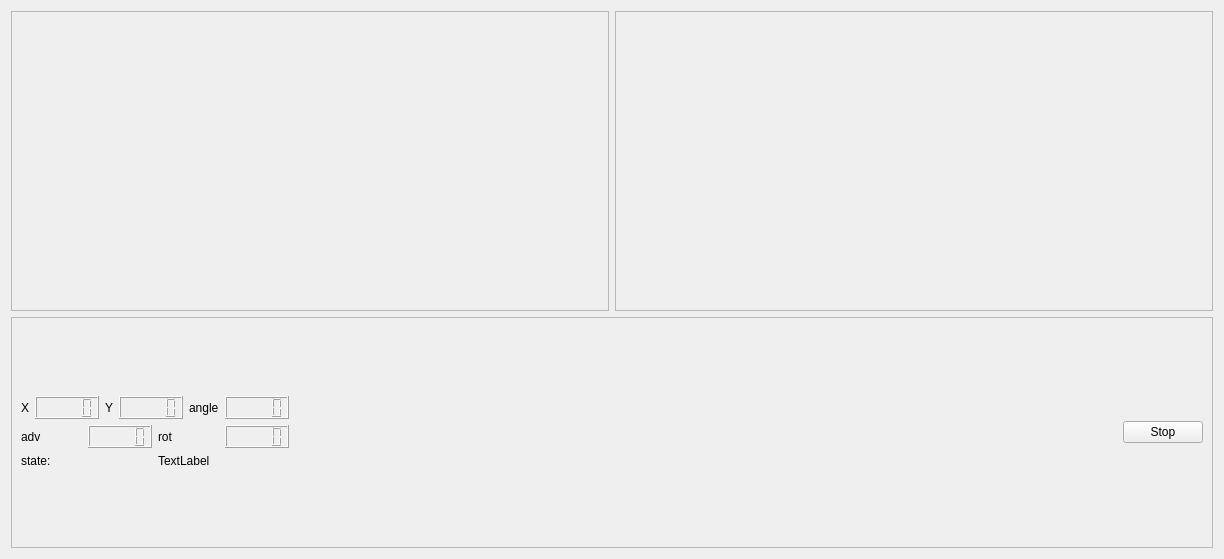
<?xml version="1.0" encoding="UTF-8"?>
<!-- Purpose: Qt Designer UI describing the main Localiser dialog. Contains the
    viewer frame, controls and layout used by the `SpecificWorker` GUI. -->
<ui version="4.0">
 <class>guiDlg</class>
 <widget class="QWidget" name="guiDlg">
  <property name="geometry">
   <rect>
    <x>0</x>
    <y>0</y>
    <width>1224</width>
    <height>559</height>
   </rect>
  </property>
  <property name="windowTitle">
   <string>Localiser</string>
  </property>
  <layout class="QVBoxLayout" name="verticalLayout_6">
   <item>
    <layout class="QVBoxLayout" name="verticalLayout_5">
     <item>
      <layout class="QHBoxLayout" name="horizontalLayout_17">
       <item>
        <widget class="QFrame" name="frame">
         <property name="sizePolicy">
          <sizepolicy hsizetype="Expanding" vsizetype="Preferred">
           <horstretch>0</horstretch>
           <verstretch>0</verstretch>
          </sizepolicy>
         </property>
         <property name="minimumSize">
          <size>
           <width>500</width>
           <height>300</height>
          </size>
         </property>
         <property name="frameShape">
          <enum>QFrame::StyledPanel</enum>
         </property>
         <property name="frameShadow">
          <enum>QFrame::Raised</enum>
         </property>
        </widget>
       </item>
       <item>
        <widget class="QFrame" name="frame_room">
         <property name="sizePolicy">
          <sizepolicy hsizetype="Expanding" vsizetype="Preferred">
           <horstretch>0</horstretch>
           <verstretch>0</verstretch>
          </sizepolicy>
         </property>
         <property name="minimumSize">
          <size>
           <width>500</width>
           <height>300</height>
          </size>
         </property>
         <property name="frameShape">
          <enum>QFrame::StyledPanel</enum>
         </property>
         <property name="frameShadow">
          <enum>QFrame::Raised</enum>
         </property>
        </widget>
       </item>
      </layout>
     </item>
     <item>
      <widget class="QFrame" name="frame_2">
       <property name="sizePolicy">
        <sizepolicy hsizetype="Minimum" vsizetype="Preferred">
         <horstretch>0</horstretch>
         <verstretch>0</verstretch>
        </sizepolicy>
       </property>
       <property name="frameShape">
        <enum>QFrame::StyledPanel</enum>
       </property>
       <property name="frameShadow">
        <enum>QFrame::Raised</enum>
       </property>
       <layout class="QVBoxLayout" name="verticalLayout_2">
        <item>
         <layout class="QHBoxLayout" name="horizontalLayout_18">
          <item>
           <layout class="QVBoxLayout" name="verticalLayout">
            <item>
             <layout class="QHBoxLayout" name="horizontalLayout_7">
              <item>
               <layout class="QHBoxLayout" name="horizontalLayout_2">
                <item>
                 <widget class="QLabel" name="label">
                  <property name="text">
                   <string>X</string>
                  </property>
                 </widget>
                </item>
                <item>
                 <widget class="QLCDNumber" name="lcdNumber_mindist">
                  <property name="font">
                   <font>
                    <bold>true</bold>
                   </font>
                  </property>
                 </widget>
                </item>
               </layout>
              </item>
              <item>
               <layout class="QHBoxLayout" name="horizontalLayout_3">
                <item>
                 <widget class="QLabel" name="label_2">
                  <property name="text">
                   <string>Y</string>
                  </property>
                 </widget>
                </item>
                <item>
                 <widget class="QLCDNumber" name="lcdNumber_minangle">
                  <property name="font">
                   <font>
                    <bold>true</bold>
                   </font>
                  </property>
                 </widget>
                </item>
               </layout>
              </item>
              <item>
               <layout class="QHBoxLayout" name="horizontalLayout_6">
                <item>
                 <widget class="QLabel" name="label_3">
                  <property name="text">
                   <string>angle</string>
                  </property>
                 </widget>
                </item>
                <item>
                 <widget class="QLCDNumber" name="lcdNumber_minangle_2">
                  <property name="font">
                   <font>
                    <bold>true</bold>
                   </font>
                  </property>
                 </widget>
                </item>
               </layout>
              </item>
             </layout>
            </item>
            <item>
             <layout class="QHBoxLayout" name="horizontalLayout_8">
              <item>
               <layout class="QHBoxLayout" name="horizontalLayout_4">
                <item>
                 <widget class="QLabel" name="label_4">
                  <property name="text">
                   <string>adv</string>
                  </property>
                 </widget>
                </item>
                <item>
                 <widget class="QLCDNumber" name="lcdNumber_adv"/>
                </item>
               </layout>
              </item>
              <item>
               <layout class="QHBoxLayout" name="horizontalLayout_5">
                <item>
                 <widget class="QLabel" name="label_5">
                  <property name="text">
                   <string>rot</string>
                  </property>
                 </widget>
                </item>
                <item>
                 <widget class="QLCDNumber" name="lcdNumber_rot"/>
                </item>
               </layout>
              </item>
             </layout>
            </item>
            <item>
             <layout class="QHBoxLayout" name="horizontalLayout">
              <item>
               <widget class="QLabel" name="label_state_name">
                <property name="text">
                 <string>state:</string>
                </property>
               </widget>
              </item>
              <item>
               <widget class="QLabel" name="label_state">
                <property name="text">
                 <string>TextLabel</string>
                </property>
               </widget>
              </item>
             </layout>
            </item>
           </layout>
          </item>
          <item>
           <spacer name="horizontalSpacer">
            <property name="orientation">
             <enum>Qt::Horizontal</enum>
            </property>
            <property name="sizeHint" stdset="0">
             <size>
              <width>40</width>
              <height>20</height>
             </size>
            </property>
           </spacer>
          </item>
          <item>
           <widget class="QPushButton" name="pushButton_stop">
            <property name="text">
             <string>Stop</string>
            </property>
            <property name="checkable">
             <bool>true</bool>
            </property>
           </widget>
          </item>
         </layout>
        </item>
       </layout>
      </widget>
     </item>
    </layout>
   </item>
  </layout>
 </widget>
 <resources/>
 <connections/>
</ui>
